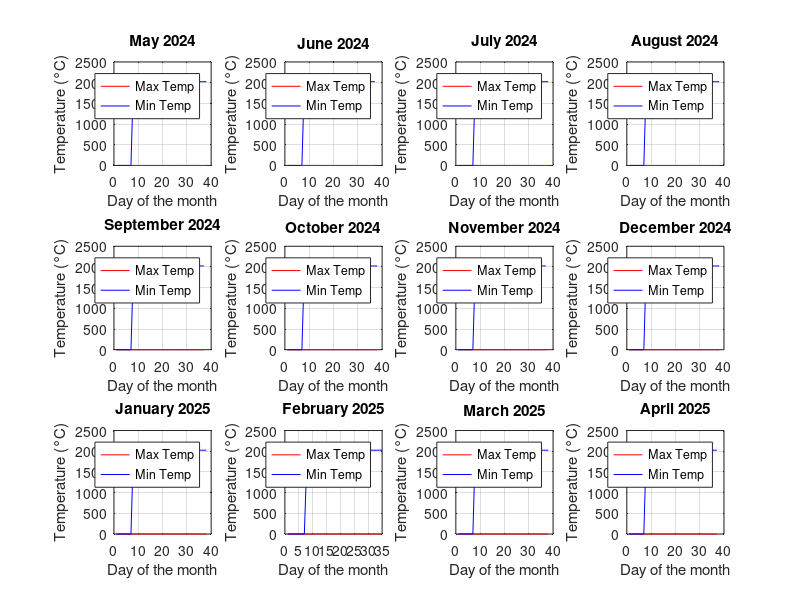
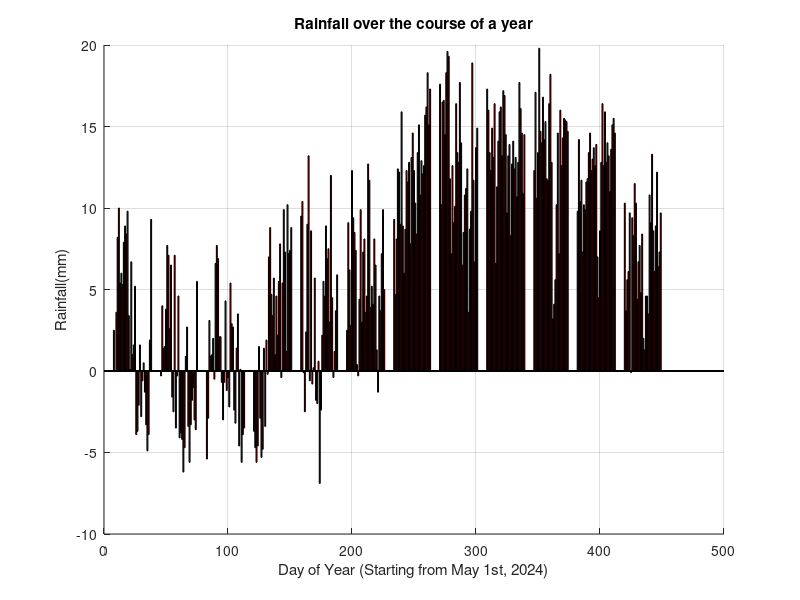

These charts were generated, in order, by the following MATLAB code:
% Project 1: Weather and Life Quality
%% Task 1
% Define month names and corresponding file patterns

May24=xlsread('24-05.csv');
Jun24=xlsread('24-06.csv');
Jul24=xlsread('24-07.csv');
Aug24=xlsread('24-08.csv');
Sep24=xlsread('24-09.csv');
Oct24=xlsread('24-10.csv');
Nov24=xlsread('24-11.csv');
Dec24=xlsread('24-12.csv');
Jan25=xlsread('25-01.csv');
Feb25=xlsread('25-02.csv');
Mar25=xlsread('25-03.csv');
Apr25=xlsread('25-04.csv');

% Q1
figure(1)
subplot(3,4,1)
plot(1:length(May24(:,1)),May24(:,1),'r')
hold on 
plot(1:length(May24(:,2)),May24(:,2),'b')
hold off
xlabel('Day of the month')
ylabel('Temperature (°C)')
title('May 2024')
legend('Max Temp','Min Temp')
grid on
subplot(3,4,2)
plot(1:length(Jun24(:,1)),Jun24(:,1),'r')
hold on
plot(1:length(Jun24(:,2)),Jun24(:,2),'b')
hold off
xlabel('Day of the month')
ylabel('Temperature (°C)')
title('June 2024')
legend('Max Temp','Min Temp')
grid on
subplot(3,4,3)
plot(1:length(Jul24(:,1)),Jul24(:,1),'r')
hold on
plot(1:length(Jul24(:,2)),Jul24(:,2),'b')
hold off
xlabel('Day of the month')
ylabel('Temperature (°C)')
title('July 2024')
legend('Max Temp','Min Temp')
grid on
subplot(3,4,4)
plot(1:length(Aug24(:,1)),Aug24(:,1),'r')
hold on
plot(1:length(Aug24(:,2)),Aug24(:,2),'b')
hold off
xlabel('Day of the month')
ylabel('Temperature (°C)')
title('August 2024')
legend('Max Temp','Min Temp')
grid on
subplot(3,4,5)
plot(1:length(Sep24(:,1)),Sep24(:,1),'r')
hold on
plot(1:length(Sep24(:,2)),Sep24(:,2),'b')
hold off
xlabel('Day of the month')
ylabel('Temperature (°C)')
title('September 2024')
legend('Max Temp','Min Temp')
grid on
subplot(3,4,6)
plot(1:length(Oct24(:,1)),Oct24(:,1),'r')
hold on
plot(1:length(Oct24(:,2)),Oct24(:,2),'b')
hold off
xlabel('Day of the month')
ylabel('Temperature (°C)')
title('October 2024')
legend('Max Temp','Min Temp')
grid on
subplot(3,4,7)
plot(1:length(Nov24(:,1)),Nov24(:,1),'r')
hold on
plot(1:length(Nov24(:,2)),Nov24(:,2),'b')
hold off
xlabel('Day of the month')
ylabel('Temperature (°C)')
title('November 2024')
legend('Max Temp','Min Temp')
grid on
subplot(3,4,8)
plot(1:length(Dec24(:,1)),Dec24(:,1),'r')
hold on
plot(1:length(Dec24(:,2)),Dec24(:,2),'b')
hold off
xlabel('Day of the month')
ylabel('Temperature (°C)')
title('December 2024')
legend('Max Temp','Min Temp')
grid on
subplot(3,4,9)
plot(1:length(Jan25(:,1)),Jan25(:,1),'r')
hold on
plot(1:length(Jan25(:,2)),Jan25(:,2),'b')
hold off
xlabel('Day of the month')
ylabel('Temperature (°C)')
title('January 2025')
legend('Max Temp','Min Temp')
grid on
subplot(3,4,10)
plot(1:length(Feb25(:,1)),Feb25(:,1),'r')
hold on
plot(1:length(Feb25(:,2)),Feb25(:,2),'b')
hold off
xlabel('Day of the month')
ylabel('Temperature (°C)')
title('February 2025')
legend('Max Temp','Min Temp')
grid on
subplot(3,4,11)
plot(1:length(Mar25(:,1)),Mar25(:,1),'r')
hold on
plot(1:length(Mar25(:,2)),Mar25(:,2),'b')
hold off
xlabel('Day of the month')
ylabel('Temperature (°C)')
title('March 2025')
legend('Max Temp','Min Temp')
grid on
subplot(3,4,12)
plot(1:length(Apr25(:,1)),Apr25(:,1),'r')
hold on
plot(1:length(Apr25(:,2)),Apr25(:,2),'b')
hold off
xlabel('Day of the month')
ylabel('Temperature (°C)')
title('April 2025')
legend('Max Temp','Min Temp')
grid on

% Q2
ArrayMinTemp=find(May24(:,1)>10);
ArrayMaxTemp=find(May24(:,2)<30);
ComfortableTemperatureMay24=numel(intersect(ArrayMinTemp,ArrayMaxTemp))

ArrayMinTemp=find(Jun24(:,1)>10);
ArrayMaxTemp=find(Jun24(:,2)<30);
ComfortableTemperatureJun24=numel(intersect(ArrayMinTemp,ArrayMaxTemp))

ArrayMinTemp=find(Jul24(:,1)>10);
ArrayMaxTemp=find(Jul24(:,2)<30);
ComfortableTemperatureJul24=numel(intersect(ArrayMinTemp,ArrayMaxTemp))

ArrayMinTemp=find(Aug24(:,1)>10);
ArrayMaxTemp=find(Aug24(:,2)<30);
ComfortableTemperatureAug24=numel(intersect(ArrayMinTemp,ArrayMaxTemp))

ArrayMinTemp=find(Sep24(:,1)>10);
ArrayMaxTemp=find(Sep24(:,2)<30);
ComfortableTemperatureSep24=numel(intersect(ArrayMinTemp,ArrayMaxTemp))

ArrayMinTemp=find(Oct24(:,1)>10);
ArrayMaxTemp=find(Oct24(:,2)<30);
ComfortableTemperatureOct24=numel(intersect(ArrayMinTemp,ArrayMaxTemp))

ArrayMinTemp=find(Nov24(:,1)>10);
ArrayMaxTemp=find(Nov24(:,2)<30);
ComfortableTemperatureNov24=numel(intersect(ArrayMinTemp,ArrayMaxTemp))

ArrayMinTemp=find(Dec24(:,1)>10);
ArrayMaxTemp=find(Dec24(:,2)<30);
ComfortableTemperatureDec24=numel(intersect(ArrayMinTemp,ArrayMaxTemp))

ArrayMinTemp=find(Jan25(:,1)>10);
ArrayMaxTemp=find(Jan25(:,2)<30);
ComfortableTemperatureJan25=numel(intersect(ArrayMinTemp,ArrayMaxTemp))

ArrayMinTemp=find(Feb25(:,1)>10);
ArrayMaxTemp=find(Feb25(:,2)<30);
ComfortableTemperatureFeb25=numel(intersect(ArrayMinTemp,ArrayMaxTemp))

ArrayMinTemp=find(Mar25(:,1)>10);
ArrayMaxTemp=find(Mar25(:,2)<30);
ComfortableTemperatureMar25=numel(intersect(ArrayMinTemp,ArrayMaxTemp))

ArrayMinTemp=find(Apr25(:,1)>10);
ArrayMaxTemp=find(Apr25(:,2)<30);
ComfortableTemperatureApr25=numel(intersect(ArrayMinTemp,ArrayMaxTemp))

%% Task 2
May24=xlsread('24-05.csv');
Jun24=xlsread('24-06.csv');
Jul24=xlsread('24-07.csv');
Aug24=xlsread('24-08.csv');
Sep24=xlsread('24-09.csv');
Oct24=xlsread('24-10.csv');
Nov24=xlsread('24-11.csv');
Dec24=xlsread('24-12.csv');
Jan25=xlsread('25-01.csv');
Feb25=xlsread('25-02.csv'); % 2025 is not a leap year
Mar25=xlsread('25-03.csv');
Apr25=xlsread('25-04.csv');
% Q1
figure(2)
hold on
bar(1:length(May24(:,1)),May24(:,3),'r')
bar(length(May24(:,1))+1:length(May24(:,1))+length(Jun24(:,1)),Jun24(:,3),'r')
bar(length(May24(:,1))+length(Jun24(:,1))+1:length(May24(:,1))+length(Jun24(:,1))+length(Jul24(:,1)),Jul24(:,3),'r')
bar(length(May24(:,1))+length(Jun24(:,1))+length(Jul24(:,1))+1:length(May24(:,1))+length(Jun24(:,1))+length(Jul24(:,1))+length(Aug24(:,1)),Aug24(:,3),'r')
bar(length(May24(:,1))+length(Jun24(:,1))+length(Jul24(:,1))+length(Aug24(:,1))+1:length(May24(:,1))+length(Jun24(:,1))+length(Jul24(:,1))+length(Aug24(:,1))+length(Sep24(:,1)),Sep24(:,3),'r')
bar(length(May24(:,1))+length(Jun24(:,1))+length(Jul24(:,1))+length(Aug24(:,1))+length(Sep24(:,1))+1:length(May24(:,1))+length(Jun24(:,1))+length(Jul24(:,1))+length(Aug24(:,1))+length(Sep24(:,1))+length(Oct24(:,1)),Oct24(:,3),'r')
bar(length(May24(:,1))+length(Jun24(:,1))+length(Jul24(:,1))+length(Aug24(:,1))+length(Sep24(:,1))+length(Oct24(:,1))+1:length(May24(:,1))+length(Jun24(:,1))+length(Jul24(:,1))+length(Aug24(:,1))+length(Sep24(:,1))+length(Oct24(:,1))+length(Nov24(:,1)),Nov24(:,3),'r')
bar(length(May24(:,1))+length(Jun24(:,1))+length(Jul24(:,1))+length(Aug24(:,1))+length(Sep24(:,1))+length(Oct24(:,1))+length(Nov24(:,1))+1:length(May24(:,1))+length(Jun24(:,1))+length(Jul24(:,1))+length(Aug24(:,1))+length(Sep24(:,1))+length(Oct24(:,1))+length(Nov24(:,1))+length(Dec24(:,1)),Dec24(:,3),'r')
bar(length(May24(:,1))+length(Jun24(:,1))+length(Jul24(:,1))+length(Aug24(:,1))+length(Sep24(:,1))+length(Oct24(:,1))+length(Nov24(:,1))+length(Dec24(:,1))+1:length(May24(:,1))+length(Jun24(:,1))+length(Jul24(:,1))+length(Aug24(:,1))+length(Sep24(:,1))+length(Oct24(:,1))+length(Nov24(:,1))+length(Dec24(:,1))+length(Jan25(:,1)),Jan25(:,3),'r')
bar(length(May24(:,1))+length(Jun24(:,1))+length(Jul24(:,1))+length(Aug24(:,1))+length(Sep24(:,1))+length(Oct24(:,1))+length(Nov24(:,1))+length(Dec24(:,1))+length(Jan25(:,1))+1:length(May24(:,1))+length(Jun24(:,1))+length(Jul24(:,1))+length(Aug24(:,1))+length(Sep24(:,1))+length(Oct24(:,1))+length(Nov24(:,1))+length(Dec24(:,1))+length(Jan25(:,1))+length(Feb25(:,1)),Feb25(:,3),'r')
bar(length(May24(:,1))+length(Jun24(:,1))+length(Jul24(:,1))+length(Aug24(:,1))+length(Sep24(:,1))+length(Oct24(:,1))+length(Nov24(:,1))+length(Dec24(:,1))+length(Jan25(:,1))+length(Feb25(:,1))+1:length(May24(:,1))+length(Jun24(:,1))+length(Jul24(:,1))+length(Aug24(:,1))+length(Sep24(:,1))+length(Oct24(:,1))+length(Nov24(:,1))+length(Dec24(:,1))+length(Jan25(:,1))+length(Feb25(:,1))+length(Mar25(:,1)),Mar25(:,3),'r')
bar(length(May24(:,1))+length(Jun24(:,1))+length(Jul24(:,1))+length(Aug24(:,1))+length(Sep24(:,1))+length(Oct24(:,1))+length(Nov24(:,1))+length(Dec24(:,1))+length(Jan25(:,1))+length(Feb25(:,1))+length(Mar25(:,1))+1:length(May24(:,1))+length(Jun24(:,1))+length(Jul24(:,1))+length(Aug24(:,1))+length(Sep24(:,1))+length(Oct24(:,1))+length(Nov24(:,1))+length(Dec24(:,1))+length(Jan25(:,1))+length(Feb25(:,1))+length(Mar25(:,1))+length(Apr25(:,1)),Apr25(:,3),'r')
hold off
xlabel('Day of Year (Starting from May 1st, 2024)');
ylabel('Rainfall(mm)');
title('Rainfall over the course of a year');
grid on

% Q2
NormRain=intersect((May24(:,3)>0),(May24(:,3)<10))
numel(NormRain)

